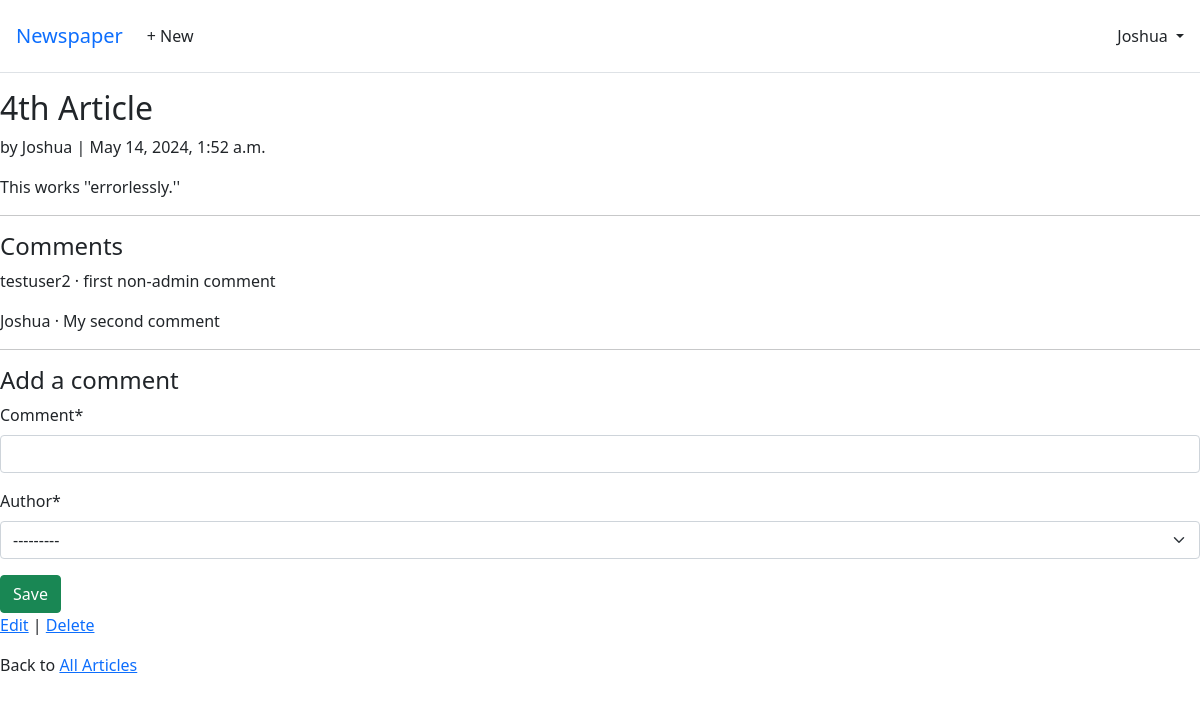
Screenshot of /articles/4/ (signed in) with the database file from the repository.
### accounts/models.py (models this page shows)
class CustomUser(AbstractUser):
    age = models.PositiveIntegerField(null=True, blank=True)

### articles/models.py (models this page shows, shortened)
class Article(models.Model):
    title = models.CharField(max_length=255)
    body = models.TextField()
    date = models.DateTimeField(auto_now_add=True)
    author = models.ForeignKey(
        settings.AUTH_USER_MODEL,
        on_delete= models.CASCADE
    )

class Comment(models.Model):
    article = models.ForeignKey(
        Article,
        on_delete=models.CASCADE
    )
    comment = models.CharField(max_length=300)
    author =  models.ForeignKey(
        settings.AUTH_USER_MODEL,
        on_delete=models.CASCADE
    )
    def __str__(self) -> str:
        return self.comment

### articles/views.py (the view, shortened to what this page needs)
# urls.py: path('<int:pk>/', ArticleDetailView.as_view(), name='article_detail'),
class ArticleDetailView(LoginRequiredMixin, View):
    def get(self,request, *args, **kwargs):
        view = CommentGet.as_view()
        return view(request, *args, **kwargs)

### articles/forms.py
class CommentForm(forms.ModelForm):
    class Meta:
        model =  Comment
        fields = (
        'comment',
        'author'
        )

### articles/views.py (called while the page is built)
    def get_context_data(self, **kwargs):
        context = super().get_context_data(**kwargs)
        context['form'] = CommentForm()
        return context

### templates/article_detail.html (shortened to what this page needs)
{% extends 'base.html' %}
{% load crispy_forms_tags %}
{% block content %}
<div class="article-entry">
    <h2> {{ object.title }} </h2>
    <p> by {{ object.author }} | {{ object.date }} </p>
    <p> {{ object.body }} </p>
</div>
<hr>
<h4>Comments</h4>
{% for comment in article.comment_set.all %}
<p>{{ comment.author }} &middot; {{ comment }}</p>
{% endfor %}
<hr>
<h4>Add a comment</h4>
<form action="" method="post">
    {{ form|crispy }}
    <button class="btn btn-success ml-2" type="submit">Save</button>
</form>
<p>
    <a href="{% url 'article_edit' article.pk %}">Edit</a> |
    <a href="{% url 'article_delete' article.pk %}">Delete</a>
</p>
<p>Back to <a href="{% url 'article_list' %}">All Articles</a> </p>
{% endblock content %}

### templates/base.html (shortened to what this page needs)
<!DOCTYPE html>
<html lang="en">
<head>
    <link href="https://cdn.jsdelivr.net/npm/bootstrap@5.1.3/dist/css/bootstrap.min.css" rel="stylesheet">
</head>
<body>
    <div>
    <header class="p-3 mb-3 border-bottom">
        <div class="d-flex flex-wrap align-items-center justify-content-center justify-content-lg-start">
          <a class="navbar-brand" href="{% url 'home' %}">Newspaper</a>
          <ul class="nav col-12 col-lg-auto me-lg-auto mb-2 justify-content-center
              mb-md-0">
            {% if user.is_authenticated %}
            <li><a href="{% url 'article_new' %}" class="nav-link px-2 link-dark">+ New</a></li>
          </ul>
          <div class="dropdown text-end">
            <a href="#" class="d-block link-dark text-decoration-none dropdown-toggle" id="dropdownUser1"
              data-bs-toggle="dropdown" aria-expanded="false">
              {{ user.username }}
            </a>
          </div>
          {% endif %}
        </div>
        </div>
    <main>
        {% block content %}
        {% endblock content%}
    </main>
</body>
</html>

### rows the page displays
CustomUser: username "Joshua"
Article: title "4th Article", author "Joshua", date "May 14, 2024, 1:52 a.m.", body "This works ''errorlessly.''"
Comment: author "testuser2", comment "first non-admin comment"
Comment: author "Joshua", comment "My second comment"
